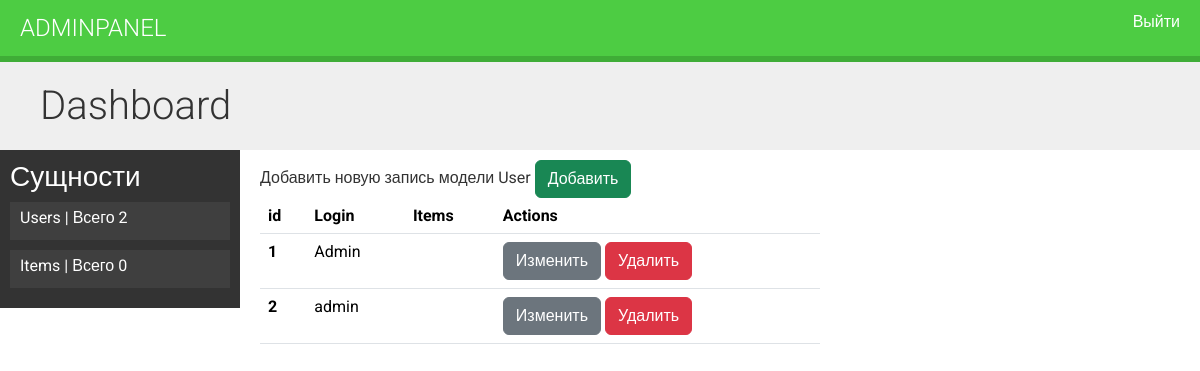
Before: /users/ (signed in) with the older database file.
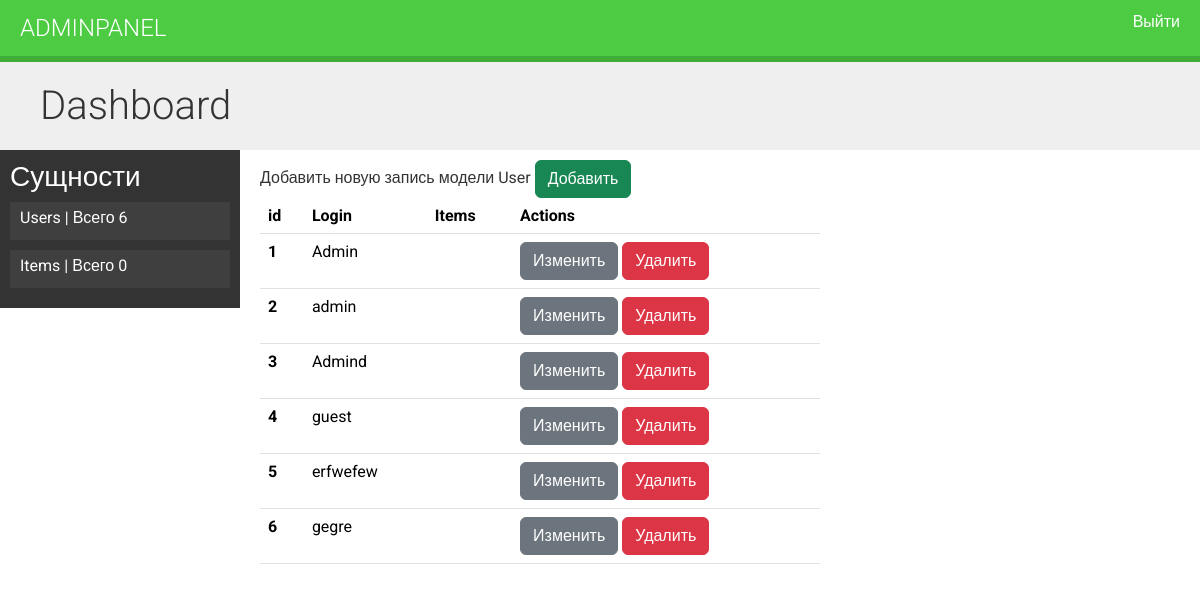
After: the same page with the newer database file.
### app/models.py (models this page shows, shortened)
class BaseModel(models.Model):
    created_at = models.DateTimeField(verbose_name='Время создания', auto_now_add=True)
    updated_at = models.DateTimeField(verbose_name='Время обновления', auto_now=True)
    class Meta:
        abstract = True

class CustomUser(AbstractUser, BaseModel):
    username = models.CharField(verbose_name='Логин', max_length=128, blank=False, null=False, unique=True)
    password = models.CharField(verbose_name="Пароль", max_length=128)
    last_login = ...
    first_name = ...
    last_name = ...
    date_joined = ...
    USERNAME_FIELD = "username"
    class Meta:
        db_table = 'users'

### app/views.py (the view)
# urls.py: path('users/', views.dashboard_users, name='users'),
@login_required
def dashboard_users(request):
    users = CustomUser.objects.all()
    items = Item.objects.all()
    context = {
        'users': users,
        'items': items
    }
    return render(request, 'users.html', context=context)

### app/templates/users.html (shortened to what this page needs)
{% extends "dashboard.html" %}
{% block mainblock %}
<div class="module">
    Добавить новую запись модели User
    <a href="{% url "app:create_user" %}" class="btn btn-success">Добавить</a>
    <table class="table">
        <thead>
          <tr>
            <th scope="col">id</th>
            <th scope="col">Login</th>
            <th scope="col">Items</th>
            <th scope="col">Actions</th>
          </tr>
        </thead>
        <tbody>
            {% for user in users %}
            <tr>
                <th scope="row">{{user.id}}</th>
                <td>{{user.username}}</td>
                <td>
                </td>
                <td>
                    <a href="#" class="btn btn-secondary">Изменить</a>
                    <a href="{% url "app:delete_user" user.id %}" class="btn btn-danger">Удалить</a>
                </td>
            </tr>
            {% endfor %}
</div>
{% endblock mainblock %}

### app/templates/dashboard.html (shortened to what this page needs)
{% extends "base.html" %}
{% load metaname %}
{% block content %}
<h1>Dashboard</h1>
<div class="contents">
    <h3>Сущности</h3>
    <ul id="modules">
        <li class="selected" >
            <a href="#">
                Users | Всего {{ users.count }}
            </a>
        </li>
        <li class="selected" >
            <a href="#">
                Items | Всего {{ items.count }}
            </a>
        </li>
    </ul>
</div>
{% endblock %}

### app/templates/base.html (shortened to what this page needs)
{% load bootstrap5 %}
{% bootstrap_css %}
{% load static %}
<!DOCTYPE html>
<html>
<head>
<link href="{% static "css/base.css" %}" rel="stylesheet">
</head>
<body>
    <div id="header">
        <a href="/" class="logo">AdminPanel</a>
        <ul class="menu">
        {% if request.user.is_authenticated %}
        <li><a href="{% url "app:logout" %}">Выйти</a></li>
        {% else %}
            <li><a href="{% url "app:login" %}">Войти</a></li>
        {% endif %}
        </ul>
    </div>
    <div id="content">
        {% block content %}
        {% endblock %}
        {% block mainblock %}{% endblock mainblock %}
    </div>
</body>
</html>

### app/static/css/base.css (style rules this page uses)
body { margin:0; font-family:'Roboto', sans-serif; font-weight:400; color:#333; }
a { color:#3fad37; text-decoration:none; }
ul { float:left; }
h1, h2, h3, h4, h5, h6 { font-family:'Roboto', sans-serif; font-weight:300; }
h1 { background:#efefef; width:100%; overflow:auto; padding:20px 0 20px 40px; margin:0; }
.module { padding:10px 20px; float:left; width:600px; }
#header { background:#4dcc43; overflow:auto; padding:10px 20px; border-bottom:6px solid #3fad37; }
#header .logo { text-decoration:none; font-family:'Roboto', sans-serif; font-weight:300; text-transform:uppercase; font-size:24px; color:#fff; float:left; }
#header a { color:#fff; }
#header .menu { list-style:none; float:right; margin:0; padding:0; }
.contents { width:20%; padding:10px; float:left; background:#333; color: #fff; font-family:'Roboto', sans-serif; }
.contents ul { list-style:none; margin:0; padding:0; width:100%; }
.contents ul li { margin:0 0 10px 0; padding:4px 10px 10px; }
.contents ul li.selected { background:#3f3f3f; }
.contents ul a { display:block; color:#fff; text-decoration:none; }

Changed rows visible on the page:
added CustomUser: id "3", username "Admind"
added CustomUser: id "4", username "guest"
added CustomUser: id "5", username "erfwefew"
added CustomUser: id "6", username "gegre"
Other visible differences:
{{ users.count }}: "2" → "6"
